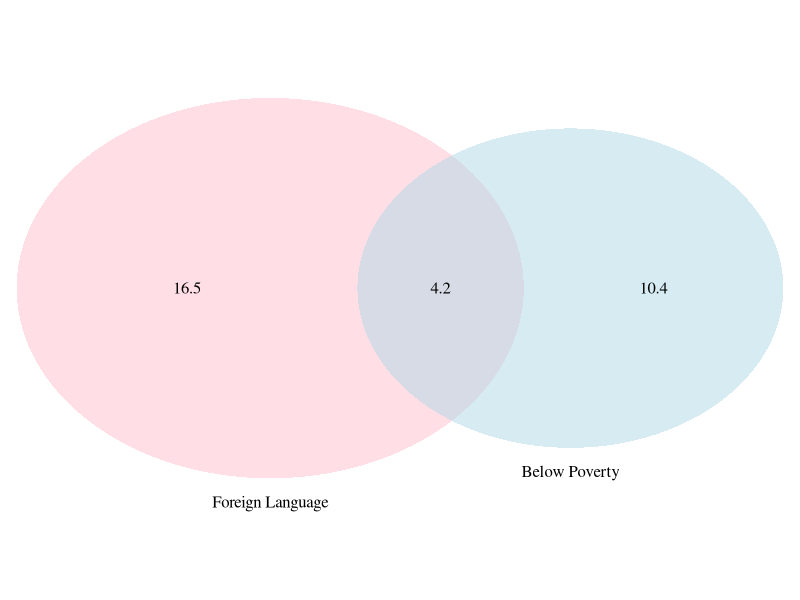
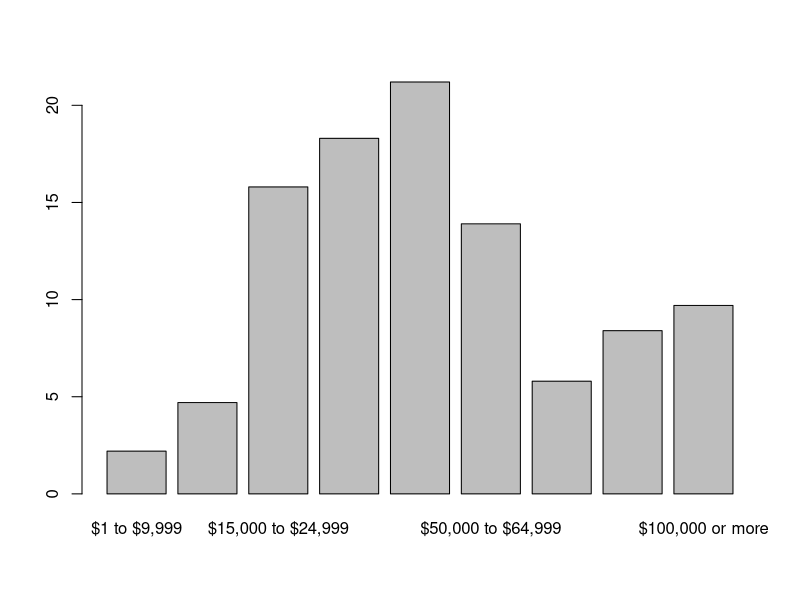

The R source for these figures, in order:
## ---- chunk 1
knitr::opts_chunk$set(echo = TRUE)
## ---- chunk 2
#install.packages('VennDiagram')
library(VennDiagram)
grid.newpage()
draw.pairwise.venn(14.6, 20.7, 4.2, category = c("Below Poverty", "Foreign Language"), lty = rep("blank", 2), fill = c("light blue", "pink"), alpha = rep(0.5, 2), cat.pos = c(0, 
    0), cat.dist = rep(0.025, 2))
## ---- chunk 3
sample_income <- c("$1 to $9,999","$10,000 to $14,999","$15,000 to $24,999",
                   "$25,000 to $34,999","$35,000 to $49,999",
                   "$50,000 to $64,999","$65,000 to $74,999",
                   "$75,000 to $99,999","$100,000 or more")

sample_percent <- c(2.2,4.7,15.8,18.3,21.2,13.9,5.8,8.4,9.7)

df <- data.frame(sample_income, sample_percent)
barplot(df$sample_percent, names.arg=df$'sample_income')
